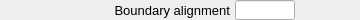
    <widget class="PyDMFrame" name="composite_11">
      <property name="geometry">
        <rect>
          <x>15</x>
          <y>630</y>
          <width>360</width>
          <height>20</height>
        </rect>
      </property>
      <widget class="QLabel" name="text_12">
        <property name="geometry">
          <rect>
            <x>0</x>
            <y>0</y>
            <width>230</width>
            <height>20</height>
          </rect>
        </property>
        <property name="text">
          <string>Boundary alignment</string>
        </property>
        <property name="font" stdset="0">
          <font>
            <pointsize>10</pointsize>
          </font>
        </property>
        <property name="brush" stdset="0">
          <brush brushstyle="SolidPattern">
            <color alpha="255">
              <red>0</red>
              <green>0</green>
              <blue>0</blue>
            </color>
          </brush>
        </property>
        <property name="toolTip">
          <string>text_12</string>
        </property>
        <property name="alignment">
          <set>Qt::AlignRight|Qt::AlignTrailing|Qt::AlignVCenter</set>
        </property>
        <property name="styleSheet">
          <string notr="true">QLabel#text_12 {
  color: rgb(0, 0, 0);
  }</string>
        </property>
      </widget>
      <widget class="PyDMLineEdit" name="text_entry_7">
        <property name="geometry">
          <rect>
            <x>235</x>
            <y>0</y>
            <width>60</width>
            <height>20</height>
          </rect>
        </property>
        <property name="channel" stdset="0">
          <string>ca://${prefix}BoundaryAlign</string>
        </property>
        <property name="toolTip">
          <string>${prefix}BoundaryAlign</string>
        </property>
        <property name="font" stdset="0">
          <font>
            <pointsize>10</pointsize>
          </font>
        </property>
        <property name="styleSheet">
          <string notr="true">PyDMLineEdit#text_entry_7 {
  color: rgb(0, 0, 0);
  background-color: rgb(115, 223, 255);
  border: 1px solid black;
  margin: 0px;
  padding: 0px;
  spacing: 0px;
  }</string>
        </property>
      </widget>
      <widget class="PyDMLabel" name="text_update_10">
        <property name="geometry">
          <rect>
            <x>300</x>
            <y>1</y>
            <width>60</width>
            <height>18</height>
          </rect>
        </property>
        <property name="toolTip">
          <string>PV: ${prefix}BoundaryAlign_RBV</string>
        </property>
        <property name="channel" stdset="0">
          <string>ca://${prefix}BoundaryAlign_RBV</string>
        </property>
        <property name="font" stdset="0">
          <font>
            <pointsize>10</pointsize>
          </font>
        </property>
        <property name="alignment">
          <set>Qt::AlignLeading|Qt::AlignLeft|Qt::AlignVCenter</set>
        </property>
        <property name="textInteractionFlags">
          <set>Qt::TextSelectableByKeyboard|Qt::TextSelectableByMouse</set>
        </property>
        <property name="styleSheet">
          <string notr="true">PyDMLabel#text_update_10 {
  color: rgb(10, 0, 184);
  background-color: rgb(187, 187, 187);
  }</string>
        </property>
      </widget>
    </widget>
